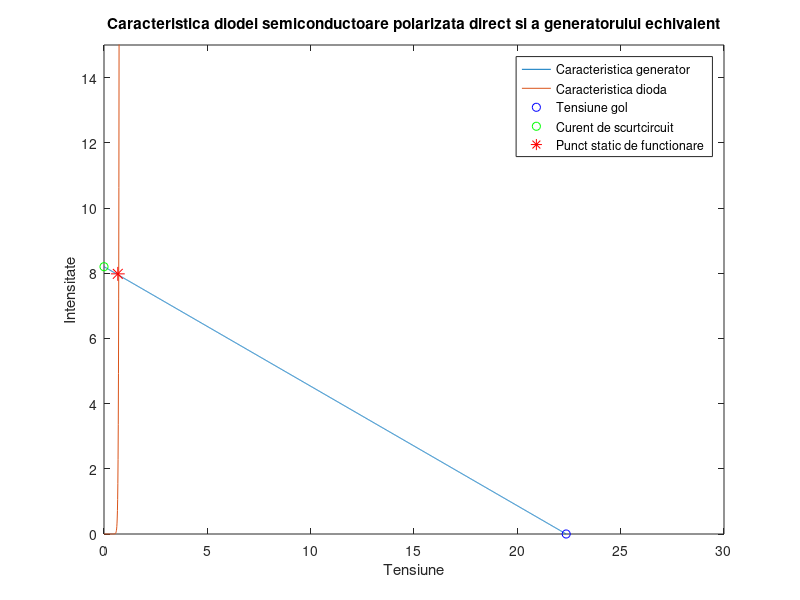

This figure's MATLAB source:
function direct_diode()
  R6 = 2;
  Ee = 22.36359;
  Re = 2.72726707;
  Isc = Ee / Re;
  
  # calculare punct static de functionare
  I_f = (Ee - 0.6) ./ Re;
  U_f = 0.667;
  I_s = 10^(-11);
  V_t = 0.026;
  
  U_gol = Ee;
  U = [0:0.01:Ee];
  I = (Ee - U) ./ Re;
  I2 = I_s * (e.^(U / V_t) - 1);
  figure(1);
  plot(U, I2);
  plot(U, I, U, I2);
  hold on
  plot(U_gol, 0, "bo");
  plot(0, Isc, "go");
  plot(U_f, I_f, "r*","markersize",10);
  axis([0 30 0 15]);
  xlabel("Tensiune");
  ylabel("Intensitate");
  title("Caracteristica diodei semiconductoare polarizata direct si a generatorului echivalent");
  legend("Caracteristica generator", "Caracteristica dioda", "Tensiune gol", "Curent de scurtcircuit", "Punct static de functionare");

endfunction

